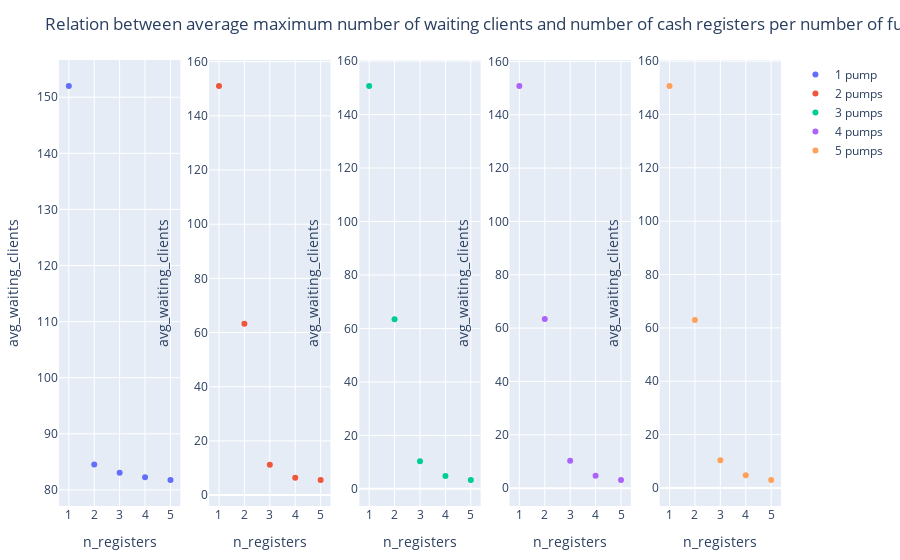

Source (notebook cell):
### Code cell
p1 = plot(filter(row -> row.n_pumps == 1, res), :n_registers, :avg_waiting_clients, mode = "markers", name = "1 pump")
p2 = plot(filter(row -> row.n_pumps == 2, res), :n_registers, :avg_waiting_clients, mode = "markers", name = "2 pumps")
p3 = plot(filter(row -> row.n_pumps == 3, res), :n_registers, :avg_waiting_clients, mode = "markers", name = "3 pumps")
p4 = plot(filter(row -> row.n_pumps == 4, res), :n_registers, :avg_waiting_clients, mode = "markers", name = "4 pumps")
p5 = plot(filter(row -> row.n_pumps == 5, res), :n_registers, :avg_waiting_clients, mode = "markers", name = "5 pumps")
p = [p1 p2 p3 p4 p5] 
relayout!(p, title_text = "Relation between average maximum number of waiting clients and number of cash registers per number of fuelling pumps")
p

### Figure 1 — Plotly figure (JSON) as saved in the notebook; plotly's stock layout.template omitted (floating-point values rounded to 4 significant figures)
{"data": [{"mode": "markers", "name": "1 pump", "type": "scatter", "x": [1, 2, 3, 4, 5], "xaxis": "x1", "y": [152.0, 84.53, 83.06, 82.25, 81.78], "yaxis": "y1"}, {"mode": "markers", "name": "2 pumps", "type": "scatter", "x": [1, 2, 3, 4, 5], "xaxis": "x2", "y": [151.0, 63.28, 11.14, 6.423, 5.573], "yaxis": "y2"}, {"mode": "markers", "name": "3 pumps", "type": "scatter", "x": [1, 2, 3, 4, 5], "xaxis": "x3", "y": [150.7, 63.46, 10.36, 4.829, 3.337], "yaxis": "y3"}, {"mode": "markers", "name": "4 pumps", "type": "scatter", "x": [1, 2, 3, 4, 5], "xaxis": "x4", "y": [150.8, 63.4, 10.3, 4.674, 3.069], "yaxis": "y4"}, {"mode": "markers", "name": "5 pumps", "type": "scatter", "x": [1, 2, 3, 4, 5], "xaxis": "x5", "y": [150.6, 62.93, 10.39, 4.724, 2.984], "yaxis": "y5"}], "layout": {"margin": {"b": 50, "l": 50, "r": 50, "t": 60}, "title": {"text": "Relation between average maximum number of waiting clients and number of cash registers per number of fuelling pumps"}, "xaxis1": {"anchor": "y1", "domain": [0, 0.168], "title": {"text": "n_registers"}}, "xaxis2": {"anchor": "y2", "domain": [0.208, 0.376], "title": {"text": "n_registers"}}, "xaxis3": {"anchor": "y3", "domain": [0.416, 0.584], "title": {"text": "n_registers"}}, "xaxis4": {"anchor": "y4", "domain": [0.624, 0.792], "title": {"text": "n_registers"}}, "xaxis5": {"anchor": "y5", "domain": [0.832, 1], "title": {"text": "n_registers"}}, "yaxis1": {"anchor": "x1", "domain": [0, 1], "title": {"text": "avg_waiting_clients"}}, "yaxis2": {"anchor": "x2", "domain": [0, 1], "title": {"text": "avg_waiting_clients"}}, "yaxis3": {"anchor": "x3", "domain": [0, 1], "title": {"text": "avg_waiting_clients"}}, "yaxis4": {"anchor": "x4", "domain": [0, 1], "title": {"text": "avg_waiting_clients"}}, "yaxis5": {"anchor": "x5", "domain": [0, 1], "title": {"text": "avg_waiting_clients"}}}}
